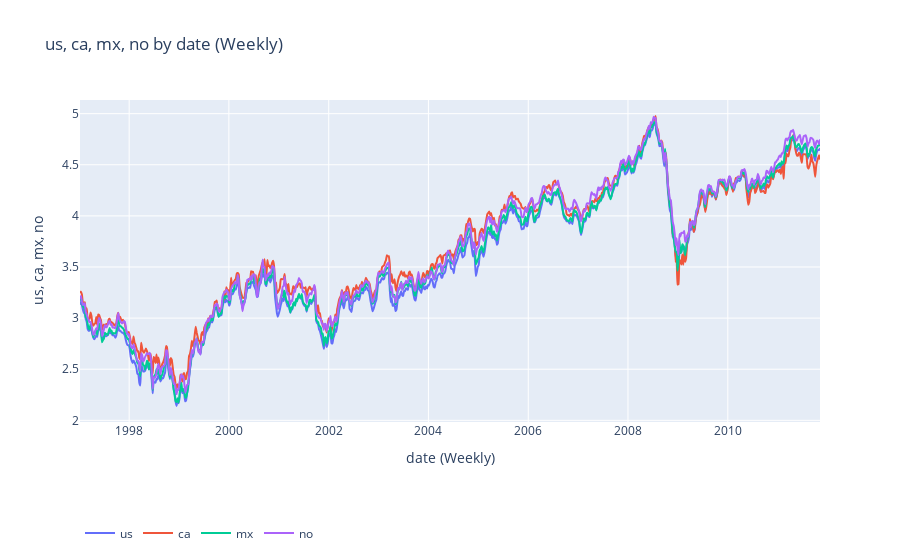

Notebook cell for this chart:
### Code cell
df =   datos

if isinstance(df, (pd.DatetimeIndex, pd.MultiIndex)):
	df = df.to_frame(index=False)

# remove any pre-existing indices for ease of use in the D-Tale code, but this is not required
df = df.reset_index().drop('index', axis=1, errors='ignore')
df.columns = [str(c) for c in df.columns]  # update columns to strings in case they are numbers

chart_data = pd.concat([
	pd.Series(df.set_index('date').index.to_period('W').to_timestamp(how='end').values, index=df.index, name='date|W'),
	df['us'],
	df['ca'],
	df['mx'],
	df['no'],
], axis=1)
chart_data = chart_data.sort_values(['date|W'])
chart_data = chart_data.rename(columns={'date|W': 'x'})
chart_data = chart_data.dropna()

import plotly.graph_objs as go

charts = []
line_cfg = {'line': {'shape': 'spline', 'smoothing': 0.3}, 'mode': 'lines'}
charts.append(go.Scatter(
	x=chart_data['x'], y=chart_data['us'], name='us', **line_cfg
))
charts.append(go.Scatter(
	x=chart_data['x'], y=chart_data['ca'], name='ca', **line_cfg
))
charts.append(go.Scatter(
	x=chart_data['x'], y=chart_data['mx'], name='mx', **line_cfg
))
charts.append(go.Scatter(
	x=chart_data['x'], y=chart_data['no'], name='no', **line_cfg
))
figure = go.Figure(data=charts, layout=go.Layout({
    'legend': {'orientation': 'h', 'y': -0.3},
    'title': {'text': 'us, ca, mx, no by date (Weekly)'},
    'xaxis': {'title': {'text': 'date (Weekly)'}},
    'yaxis': {'title': {'text': 'us, ca, mx, no'}, 'type': 'linear'}
}))

figure.show()

### Figure 1 — Plotly figure (JSON) as saved in the notebook; plotly's stock layout.template omitted (floating-point values rounded to 4 significant figures; data arrays with more than 128 entries replaced by an {"elided": "..."} marker saying what was removed)
{"data": [{"line": {"shape": "spline", "smoothing": 0.3}, "mode": "lines", "name": "us", "type": "scatter", "x": {"elided": "773 str values"}, "y": {"elided": "773 float values"}}, {"line": {"shape": "spline", "smoothing": 0.3}, "mode": "lines", "name": "ca", "type": "scatter", "x": {"elided": "773 str values"}, "y": {"elided": "773 float values"}}, {"line": {"shape": "spline", "smoothing": 0.3}, "mode": "lines", "name": "mx", "type": "scatter", "x": {"elided": "773 str values"}, "y": {"elided": "773 float values"}}, {"line": {"shape": "spline", "smoothing": 0.3}, "mode": "lines", "name": "no", "type": "scatter", "x": {"elided": "773 str values"}, "y": {"elided": "773 float values"}}], "layout": {"legend": {"orientation": "h", "y": -0.3}, "title": {"text": "us, ca, mx, no by date (Weekly)"}, "xaxis": {"title": {"text": "date (Weekly)"}}, "yaxis": {"title": {"text": "us, ca, mx, no"}, "type": "linear"}}}
